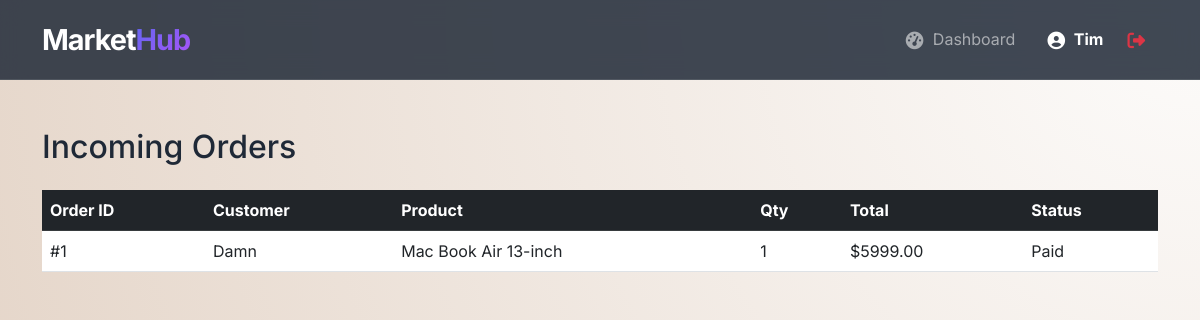
Page /orders/my-sales/ (signed in) on the committed database.
### accounts/models.py (models this page shows, shortened)
class User(AbstractUser):
    is_customer = models.BooleanField(default=False)
    is_seller = models.BooleanField(default=False)
    email = models.EmailField(_("email address"), unique=True)
    first_name = models.CharField(_("first name"), max_length=150, blank=True)
    last_name = models.CharField(_("last name"), max_length=150, blank=True)
    USERNAME_FIELD = 'email'  # Use email as the login ID
    REQUIRED_FIELDS = ['username']  # Email is already required by default now

class Customer(models.Model):
    user = models.OneToOneField(User, on_delete=models.CASCADE, primary_key=True, related_name='customer_profile')
    address = models.TextField(_("Shipping Address"), blank=True)
    phone_number = models.CharField(max_length=15, blank=True)

### orders/models.py (models this page shows, shortened)
class OrderItem(models.Model):
    order = models.ForeignKey(Order, on_delete=models.CASCADE, related_name='items')
    product = models.ForeignKey(Product, on_delete=models.SET_NULL, null=True)
    quantity = models.PositiveIntegerField(default=1)
    price_at_purchase = models.DecimalField(max_digits=10, decimal_places=2)

class Order(models.Model):
    STATUS_CHOICES = [
        ('Pending', 'Pending'),
        ('Paid', 'Paid'),
        ('Shipped', 'Shipped'),
        ('Delivered', 'Delivered'),
        ('Cancelled', 'Cancelled'),
    ]
    customer = models.ForeignKey(Customer, on_delete=models.CASCADE, related_name='orders')
    created_at = models.DateTimeField(auto_now_add=True)
    status = models.CharField(max_length=20, choices=STATUS_CHOICES, default='Pending')
    total_amount = models.DecimalField(max_digits=10, decimal_places=2, default=0.00)

### products/models.py (models this page shows, shortened)
class Product(models.Model):
    vendor = models.ForeignKey(Vendor, on_delete=models.CASCADE, related_name='products')
    category = models.CharField(max_length=100, blank=True, null=True, help_text="e.g., Tech, Lifestyle, Gaming")
    name = models.CharField(max_length=200)
    description = models.TextField()
    price = models.DecimalField(max_digits=10, decimal_places=2)
    stock = models.PositiveIntegerField()
    image = models.ImageField(upload_to='product_images/', blank=True, null=True)

### orders/views.py (the view)
# urls.py: path('my-sales/', views.vendor_orders, name='vendor_orders'),
@login_required
def vendor_orders(request):
    if not request.user.is_seller:
        return redirect('customer_dashboard')
    vendor_items = OrderItem.objects.filter(
        product__vendor=request.user.vendor_profile
    ).order_by('-order__created_at')
    return render(request, 'orders/vendor_orders.html', {'vendor_items': vendor_items})

### orders/templates/orders/vendor_orders.html
{% extends 'base.html' %}
{% block content %}
<h2>Incoming Orders</h2>
<table class="table mt-4">
    <thead class="table-dark">
        <tr>
            <th>Order ID</th>
            <th>Customer</th>
            <th>Product</th>
            <th>Qty</th>
            <th>Total</th>
            <th>Status</th>
        </tr>
    </thead>
    <tbody>
        {% for item in vendor_items %}
        <tr>
            <td>#{{ item.order.id }}</td>
            <td>{{ item.order.customer.user.username }}</td>
            <td>{{ item.product.name }}</td>
            <td>{{ item.quantity }}</td>
            <td>${{ item.price_at_purchase }}</td>
            <td>{{ item.order.status }}</td>
        </tr>
        {% empty %}
        <tr><td colspan="6" class="text-center">No sales yet. Keep building!</td></tr>
        {% endfor %}
    </tbody>
</table>
{% endblock %}

### templates/base.html (shortened to what this page needs)
<!DOCTYPE html>
<html lang="en">
<head>
    <link href="https://cdn.jsdelivr.net/npm/bootstrap@5.3.0/dist/css/bootstrap.min.css" rel="stylesheet">
    <link rel="stylesheet" href="https://cdnjs.cloudflare.com/ajax/libs/font-awesome/6.4.0/css/all.min.css">
</head>
<body>
<nav class="navbar navbar-expand-lg navbar-dark sticky-top">
    <div class="container">
        <a class="navbar-brand fw-bold" href="/">
            Market<span style="background: var(--customer-gradient); -webkit-background-clip: text; -webkit-text-fill-color: transparent;">Hub</span>
        </a>
        <div class="collapse navbar-collapse" id="navbarNav">
            <ul class="navbar-nav ms-auto align-items-center">
                {% if user.is_authenticated %}
                    <li class="nav-item me-3">
                        <a class="nav-link" href="{% url 'dashboard_redirect' %}">
                            <i class="fa-solid fa-gauge-high"></i> Dashboard
                        </a>
                    </li>
                    <li class="nav-item me-2">
                        <a class="nav-link fw-bold text-white" href="{% url 'user_profile' %}">
                            <i class="fa-solid fa-circle-user"></i> {{ user.first_name|default:user.username }}
                        </a>
                    </li>
                    <li class="nav-item">
                        <a class="nav-link text-danger fw-bold" href="{% url 'logout' %}">
                            <i class="fa-solid fa-right-from-bracket"></i>
                        </a>
                    </li>
                    {% endif %}
            </ul>
        </div>
    </div>
</nav>
<div class="container mt-5">
    {% block content %}{% endblock %}
</div>
</body>
</html>

### templates/base.html (style rules this page uses)
:root { --glass-bg: rgba(255, 255, 255, 0.7); --glass-border: rgba(255, 255, 255, 0.3); --customer-gradient: linear-gradient(135deg, #6366f1 0%, #a855f7 100%); --vendor-emerald: #10b981; }
body { font-family: 'Inter', sans-serif; background: radial-gradient(circle at top right, #fdfcfb 0%, #e2d1c3 100%); background-attachment: fixed; min-height: 100vh; color: #1f2937; }
.navbar { background: rgba(31, 41, 55, 0.85) !important; backdrop-filter: blur(12px); border-bottom: 1px solid rgba(255, 255, 255, 0.1); padding: 0.8rem 0; }
.navbar-brand { font-size: 1.8rem; letter-spacing: -1px; }
.nav-link i { margin-right: 5px; font-size: 1.1rem; vertical-align: middle; }

### rows in the picture
User: first_name "Tim"
OrderItem: order.id "1", order.customer.user.username "Damn", product.name "Mac Book Air 13-inch", quantity "1", price_at_purchase "5999.00", order.status "Paid"
